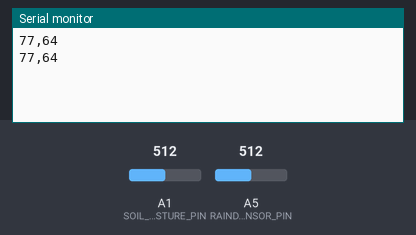
Recording of a sketch running on a simulated Arduino Uno, built with avr-gcc and run on an emulated ATmega328P. On the bench: the last lines printed to the serial monitor. The inputs (shaded band) are chosen by the test bench; at power-on: A1 (SOIL_MOISTURE_PIN) = 512, A5 (RAINDROP_SENSOR_PIN) = 512.

Above: at 2.8 s.
2.9 s: A1 (SOIL_MOISTURE_PIN) set to 716
At 4.5 s:
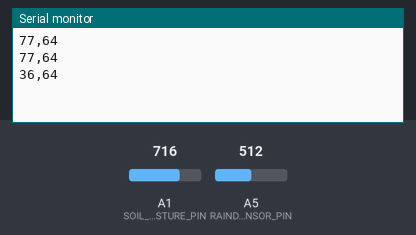
5.6 s: A5 (RAINDROP_SENSOR_PIN) set to 716
At 7.3 s:
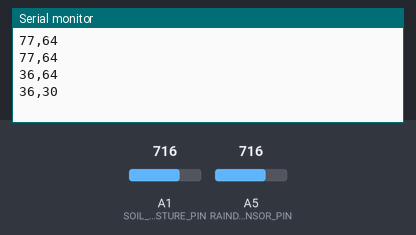
8.3 s: A1 (SOIL_MOISTURE_PIN) set to 900
At 10.3 s:
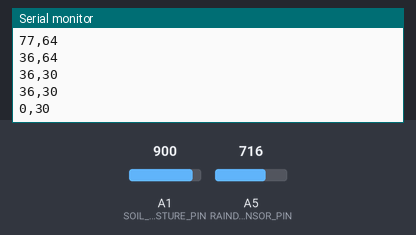
11.0 s: A5 (RAINDROP_SENSOR_PIN) set to 900
At 13.1 s:
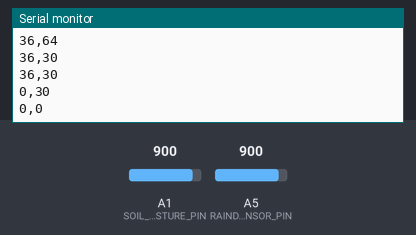
Timing chart, 0 to 14.6 s (numbered marks = the images above; inputs shaded):
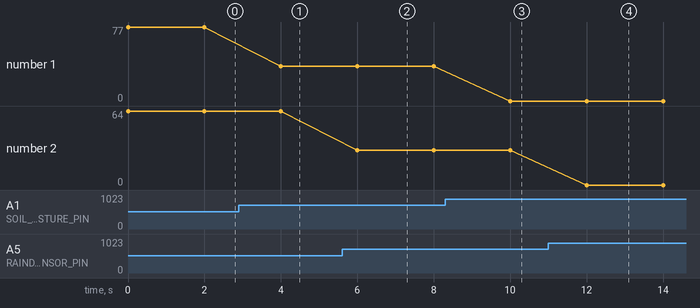

Measured:
- after the input at 2.9 s, the serial monitor: prints a new line after 1.1 s (image 1)
- after the input at 5.6 s, the serial monitor: prints a new line after 0.40 s (image 2)
- after the input at 8.3 s, the serial monitor: prints a new line after 1.7 s (image 3)
- after the input at 11.0 s, the serial monitor: prints a new line after 1.0 s (image 4)
- plotted number 1: 77 → 36 after the input at 2.9 s, 36 → 0 after the input at 8.3 s
- plotted number 2: 64 → 30 after the input at 5.6 s

The sketch:

agricheckarduino.ino
```cpp
#define SOIL_MOISTURE_PIN A1
#define RAINDROP_SENSOR_PIN A5

void setup() {
    Serial.begin(115200);
}

void loop() {
    int soilRaw = analogRead(SOIL_MOISTURE_PIN);
    int rainRaw = analogRead(RAINDROP_SENSOR_PIN);

    // **Adjust values based on actual readings!**
    int soilMoisture = map(soilRaw, 900, 400, 0, 100);
    soilMoisture = constrain(soilMoisture, 0, 100);

    int raindrop = map(rainRaw, 900, 300, 0, 100);
    raindrop = constrain(raindrop, 0, 100);

    Serial.print(soilMoisture);
    Serial.print(",");
    Serial.println(raindrop);

    delay(2000);
}
```
